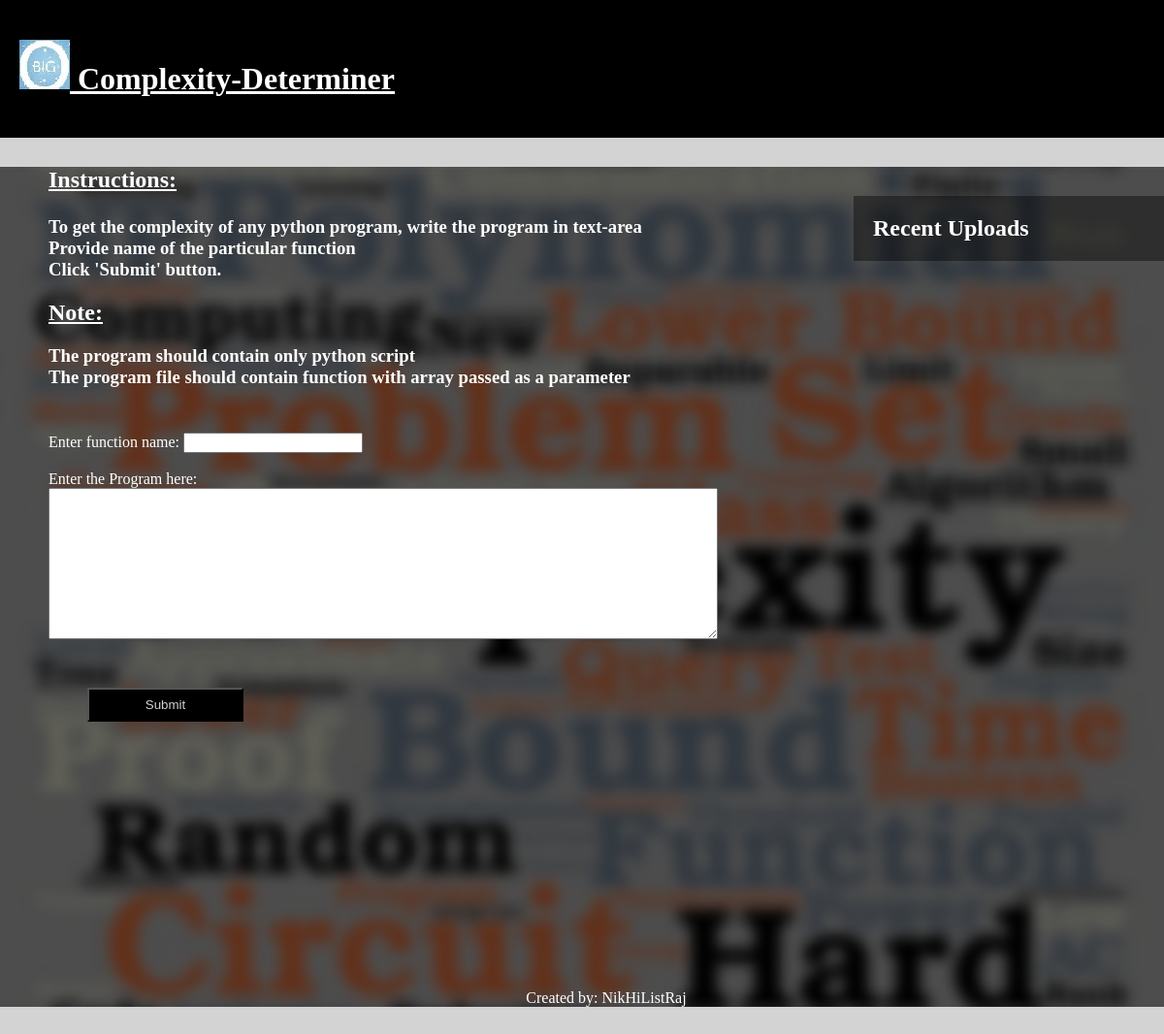
Page /compx/compformt on the earlier database version.
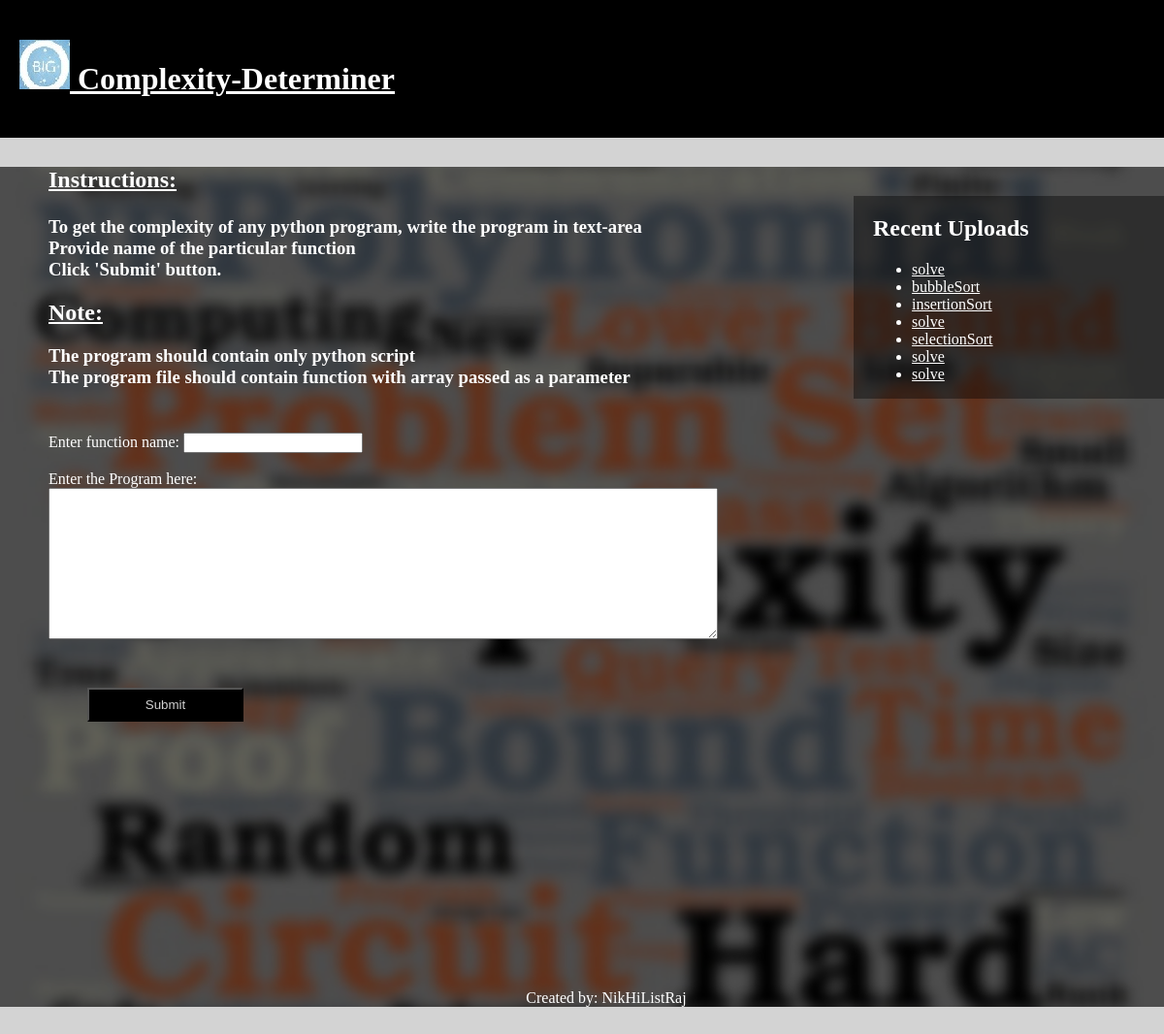
Same page on the later database version.
### compx/models.py (models this page shows, shortened)
class ModelWithFileField(models.Model):
    fname_field = models.CharField(max_length=30,default='solve')
    code_field = models.TextField(default="not found")
    complexity_field = models.CharField(max_length=30,default='logarithmic')
    complexity_key = models.CharField(max_length=30,default='exponential')
    time1_field = models.CharField(max_length=30, default='10')
    time2_field = models.CharField(max_length=30, default='20')
    time3_field = models.CharField(max_length=30, default='30')
    def get_absolute_url(self):
        return reverse('compxdet',args=[str(self.id)])

### compx/views.py (the view, shortened to what this page needs)
# urls.py: path('compformt',MyFormView2.as_view(), name='compHomet'),
class MyFormView2(TemplateView):
    form_class =texTinpuTforM
    template_name = 'compDetHome2.html'
    model = ModelWithFileField
    def get(self, request, *args, **kwargs):
        form = self.form_class()
        instances = ModelWithFileField.objects.all()
        return render(request, self.template_name, {'form':form,'instances':instances})

### compx/forms.py
class texTinpuTforM(forms.Form):
    function_name = forms.CharField(max_length=50)
    code = forms.CharField(widget=forms.Textarea)

### compx/templates/compDetHome2.html (shortened to what this page needs)
{% extends "basetemplate.html" %}
{%block compHomepage %}
        <div class="editp rightpane">
        <h2>Recent Uploads</h2>
        <ul>
        {% for f in instances %}
        <li>
        <a href = "{{f.get_absolute_url}}">
        {{f.fname_field}}</a>
        </li>
        {% endfor %}
        </ul>
        </div>
        <section class="editp">
            <h2><p style="color:#ffffff" class="fw-light"><span style="text-decoration:underline;"  >
                Instructions:</span></h2><h3 style="color:#ffffff" class="fw-light"><span >To get the complexity of any
        python program, write the program in text-area <br>Provide name of the particular function<br>Click 'Submit' button.</h3></p>
            <p style="color:#ffffff" class="fw-light"><span >
                <h2 style="color:#ffffff" class="fw-light"><span style="text-decoration:underline;" >Note:</h2></span><h3 style="color:#ffffff" class="fw-light"><span>The program should contain only python script <br>The program file should contain function with array passed as a parameter</h3></p>
        </section>
        <br>
        <div class="container" style="color:#ffffff" class="fw-light">
        <form class ="myform" enctype="multipart/form-data" action="" method="post">
<div class="fieldWrapper">
    <label for="{{ form.function_name.id_for_label }}">Enter function name:</label>
    {{ form.function_name }}
</div>
    <br>
<div class="fieldWrapper">
    <label for="{{ form.code.id_for_label }}">Enter the Program here:</label>
    {{ form.code }}
</div>
    <br>
    <br>
            <input class="buttonsub" type="submit" value="Submit">
            <br>
            <br>
            <br>
            <br>
            <br>
            <br>
            <br>
            <br>
        </form>
{% endblock %}

### compx/templates/basetemplate.html (shortened to what this page needs)
<!DOCTYPE html>
<html>
    <head>
        {% load static %}
        <link rel ="stylesheet" href="{% static 'css/homestyles.css' %}">
    </head>
    <body>
        <header id="heading">
                <a href="{% url 'index' %}" ><h1><img src="{% static 'images/headimg.jpg' %}"> Complexity-Determiner</h1></a>
        </header>
    <div  class="hero-image">
    <div style="position: realative ;background-color: rgba(0,0,0, 0.6); width: 100%;">
    {%block compHomepage %} {% endblock %}
    <br>
    <br>
    <br>
    <br>
    <br>
        <footer id="footstyle">
            Created by: NikHiListRaj
        </footer>
    </div>
</div>
    </body>
</html>

### compx/static/css/homestyles.css (style rules this page uses)
body { background-color:lightgray; margin:0px; padding:0px; }
#heading { background-color:black; margin:0px; padding:20px; text-decoration:underline; text-align:left; }
#heading a { color:white; }
.editp { color:black; margin-top:30px; margin-bottom:10px; margin-left:30px; padding-left:20px; }
.container { padding-left:20px; margin-left:30px; margin-top:10px; }
.myform { padding-bottom:20px; float:left; width:70%; }
.myform label { // display:block; }
.myform textarea { width:85%; }
.buttonsub { margin:10px 0px 10px 40px; background-color:black; width:20%; padding:8px; color:lightgray; }
.editp a { color:white; }
#footstyle { text-align:center; margin:30px 30px; }

### compx/templates/compDetHome2.html (style rules this page uses)
.rightpane { width: 25%; height: 100%; position: relative; float: right; background-color: rgba(0,0,0, 0.4); border-collapse: collapse; color:#ffffff }

Differences in the rows shown:
added ModelWithFileField: fname_field "solve"
added ModelWithFileField: fname_field "bubbleSort"
added ModelWithFileField: fname_field "insertionSort"
added ModelWithFileField: fname_field "solve"
added ModelWithFileField: fname_field "selectionSort"
added ModelWithFileField: fname_field "solve"
added ModelWithFileField: fname_field "solve"
